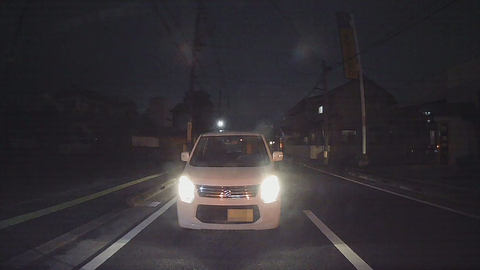
#> input picture photos/3.jpg, 480 x 270 px, found by its file name
$ python stretch.py
#> lines starting #> are read from the running program, lines starting #| are printed output that depends on the picture
from PIL import Image
import numpy as np
import cv2
import matplotlib.pyplot as plt

def stretch_brightness_clip(filename, lower_freq=0.01, upper_freq=0.99):
    # Load the image
#> called with filename = 'photos/3.jpg', lower_freq = 0.01, upper_freq = 0.99
    img = Image.open(filename)
#> img is the input picture: PIL image 480x270 RGB; mean R, G, B 51, 46.9, 51.3
    img_np = np.array(img)

    # Convert the image to HSV
    hsv = cv2.cvtColor(img_np, cv2.COLOR_RGB2HSV)
#> hsv: shape (270, 480, 3); mean H, S, V 122.7, 37.3, 53.8

    # Calculate the histogram and CDF of the V channel
    hist, bins = np.histogram(hsv[:,:,2].flatten(), bins=256, range=[0,256])
#> hist = 256 values, max 6604 at index 37, min 0 at index 0, mean 506.2; bins = 257 values from 0 to 256
    cdf = hist.cumsum()
#> cdf = 256 values from 0 to 129600

    # Normalize the CDF
    cdf = cdf / float(cdf[-1])
#> cdf = 256 values from 0 to 1

    # Find the histogram bins where the CDF is just below the lower/upper threshold
    v_min = np.searchsorted(cdf, lower_freq)
#> v_min = 29
    v_max = np.searchsorted(cdf, upper_freq)
#> v_max = 193

    # Stretch the V channel using the new min and max
    hsv[:,:,2] = np.clip((hsv[:,:,2] - v_min) / (v_max - v_min) * 255, 0, 255)
#> hsv: shape (270, 480, 3); mean H, S, V 122.7, 37.3, 39.8

    # Convert the image back to RGB
    img_np = cv2.cvtColor(hsv, cv2.COLOR_HSV2RGB)
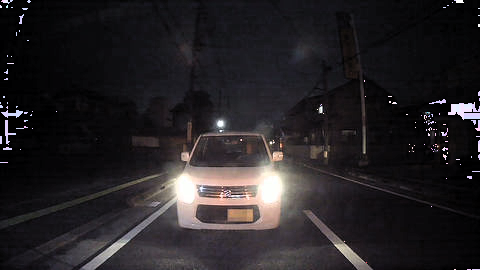
#> img_np: shape (270, 480, 3); mean R, G, B 37.9, 34.5, 37

    # Convert back to uint8
    img = Image.fromarray(img_np.astype('uint8'))

    img.save("photos/3_stretch_clip.jpg")  # Save the modified image
    return img

def color_hist(filename):
#> called with filename = 'photos/3_stretch_clip.jpg'
    img = np.asarray(Image.open(filename).convert("RGB")).reshape(-1,3)
    plt.hist(img, color=["red", "green", "blue"], bins=128)
    plt.show()
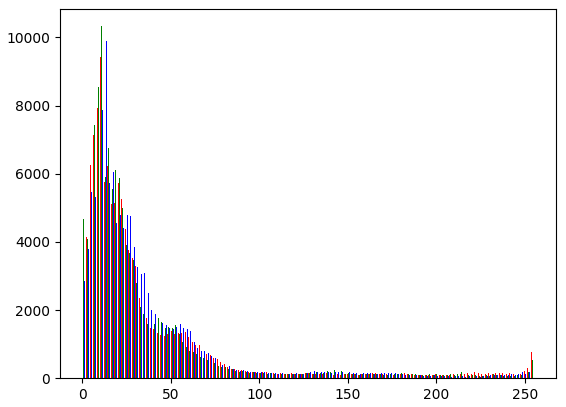
#> figure drawn by matplotlib, 1 panel; tallest bar 9417 high, from x = 10.16 to 10.69; tallest bar 10329 high, from x = 10.69 to 11.22; tallest bar 9889 high, from x = 13.21 to 13.75

stretch_brightness_clip("photos/3.jpg", 0.01, 0.99)  # Stretch brightness

color_hist("photos/3_stretch_clip.jpg")  # Show histogram of the modified image

$ run again, with photos/1.jpg copied over photos/3.jpg
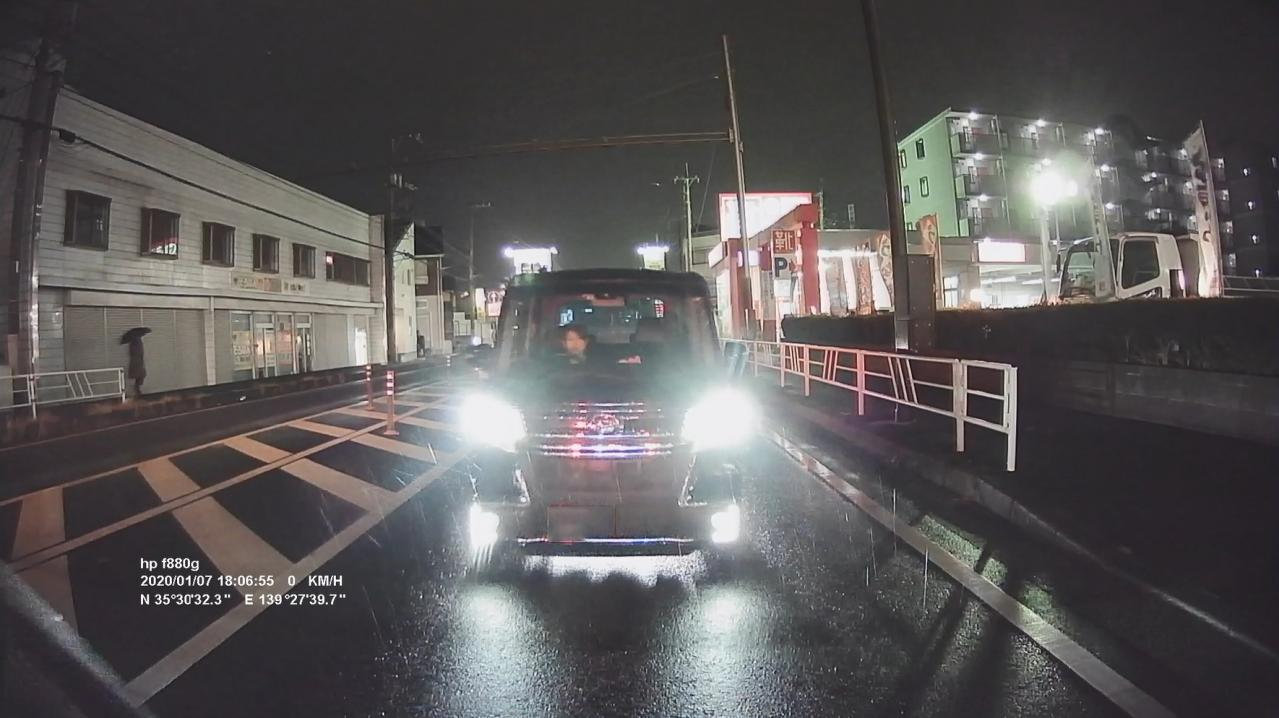
#> input picture photos/1.jpg, 1279 x 718 px, found by its file name
#> in stretch_brightness_clip, img is the input picture: PIL image 1279x718 RGB; mean R, G, B 89.8, 87.1, 87.3
#> hist = 256 values, max 34722 at index 49, min 0 at index 0, mean 3587.2; bins = 257 values from 0 to 256
#> in stretch_brightness_clip, `cdf = hist.cumsum()`: cdf = 256 values from 0 to 918322
#> in stretch_brightness_clip, `cdf = cdf / float(cdf[-1])`: cdf = 256 values from 0 to 1
#> v_min = 40
#> v_max = 240
#> in stretch_brightness_clip, `img_np = cv2.cvtColor(hsv, cv2.COLOR_HSV2RGB)`:
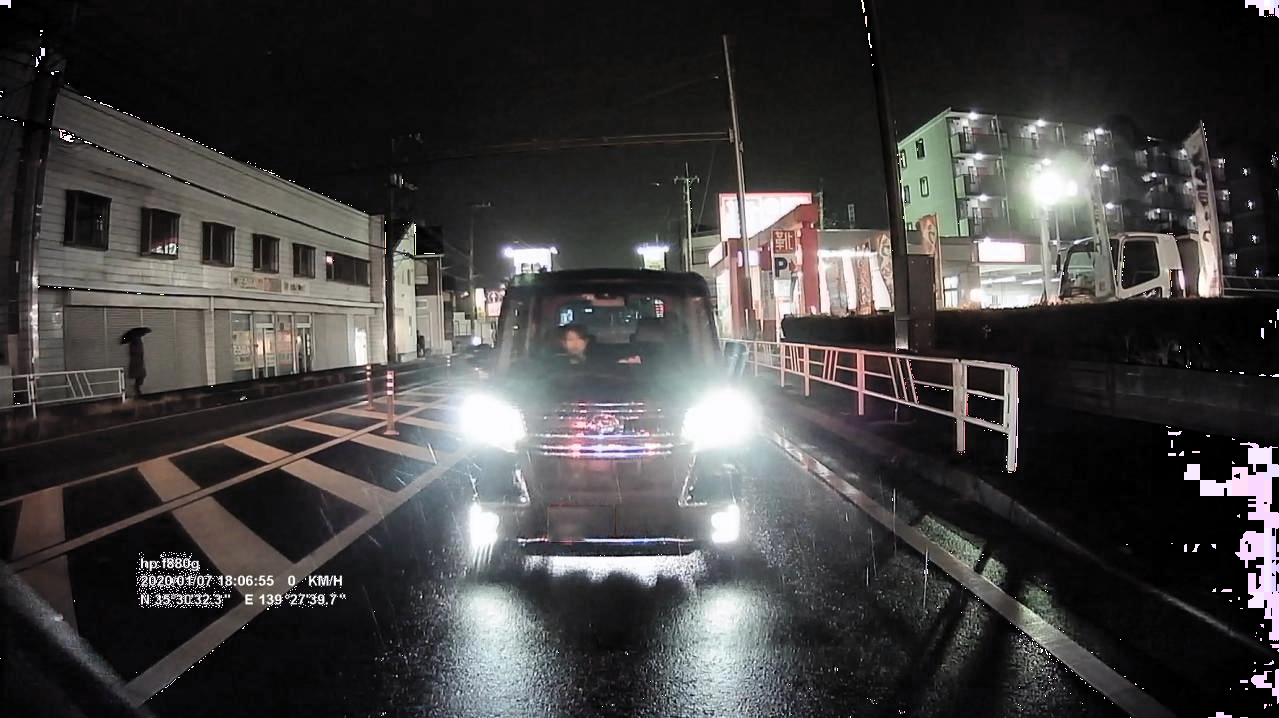
#> img_np: shape (718, 1279, 3); mean R, G, B 66.3, 64.5, 64.3
#> in color_hist, `plt.show()`:
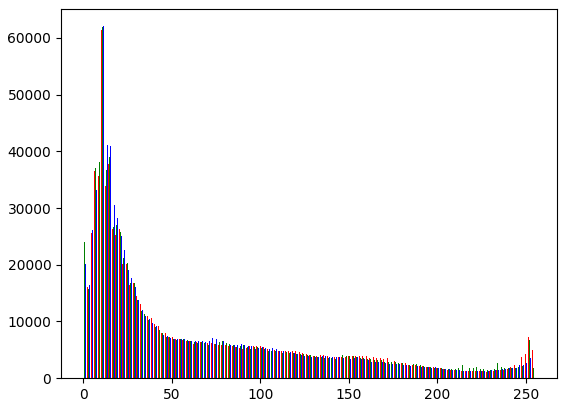
#> figure drawn by matplotlib, 1 panel; tallest bar 61468 high, from x = 10.16 to 10.69; tallest bar 61966 high, from x = 10.69 to 11.22; tallest bar 62069 high, from x = 11.22 to 11.75

$ run again, with photos/2.jpg copied over photos/3.jpg
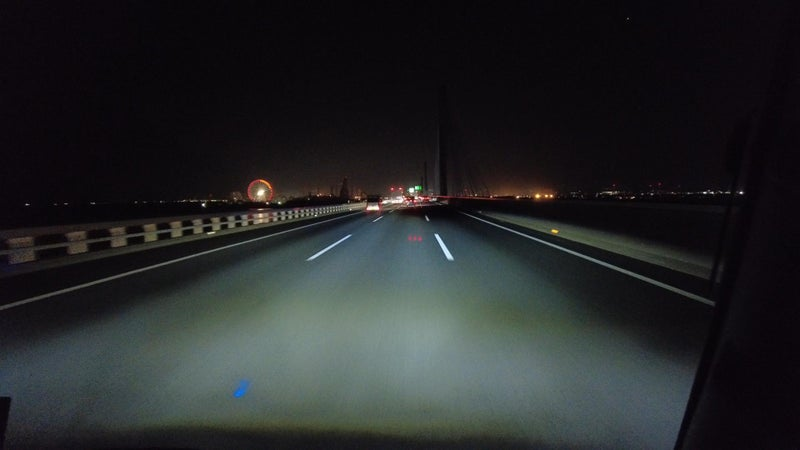
#> input picture photos/2.jpg, 800 x 450 px, found by its file name
#> in stretch_brightness_clip, img is the input picture: PIL image 800x450 RGB; mean R, G, B 37.2, 39.4, 40.4
#> hist = 256 values, max 39246 at index 13, min 1 at index 0, mean 1406.2; bins = 257 values from 0 to 256
#> in stretch_brightness_clip, `cdf = hist.cumsum()`: cdf = 256 values from 1 to 360000
#> in stretch_brightness_clip, `cdf = cdf / float(cdf[-1])`: cdf = 256 values from 2.78e-06 to 1
#> v_min = 9
#> v_max = 144
#> in stretch_brightness_clip, `img_np = cv2.cvtColor(hsv, cv2.COLOR_HSV2RGB)`:
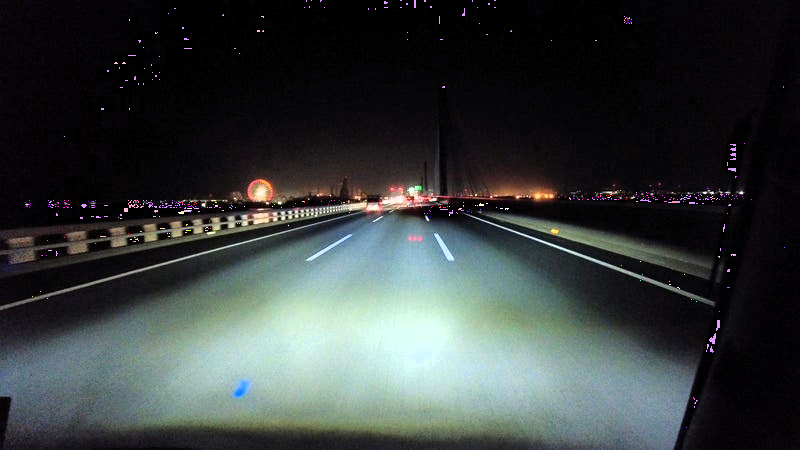
#> img_np: shape (450, 800, 3); mean R, G, B 54.7, 60.3, 59.9
#> in color_hist, `plt.show()`:
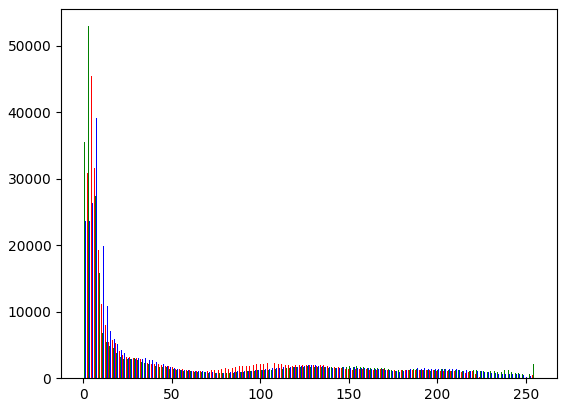
#> figure drawn by matplotlib, 1 panel; tallest bar 45540 high, from x = 4.18 to 4.71; tallest bar 52969 high, from x = 2.72 to 3.25; tallest bar 39164 high, from x = 7.24 to 7.77
